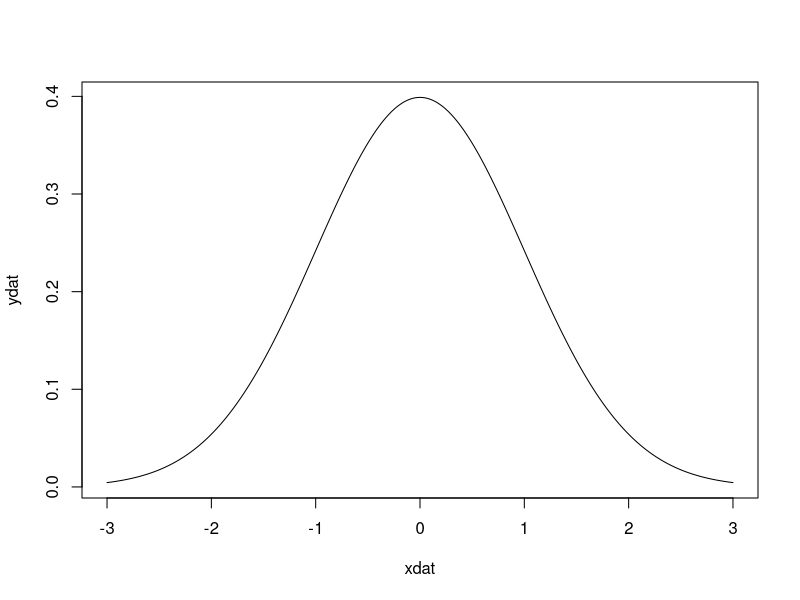

R code for this plot:
## ---- chunk 1
m<-0
v<-1
xdat<-seq(-3,3,0.01)
ydat<-(1/sqrt(2*pi*v))*exp(-(xdat-m)^2/(2*v))
plot(xdat, ydat, type='l')
